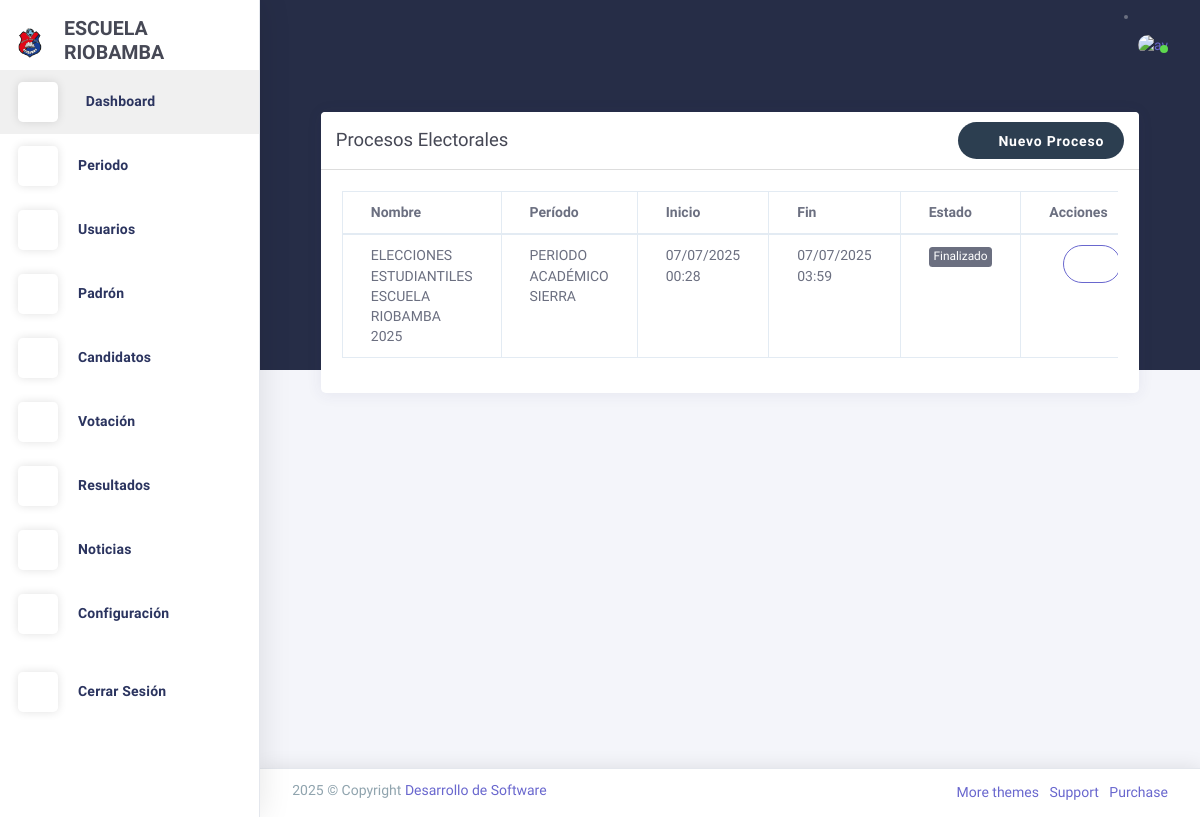
Before: /votacion/lista/ (signed in) with the older database file.
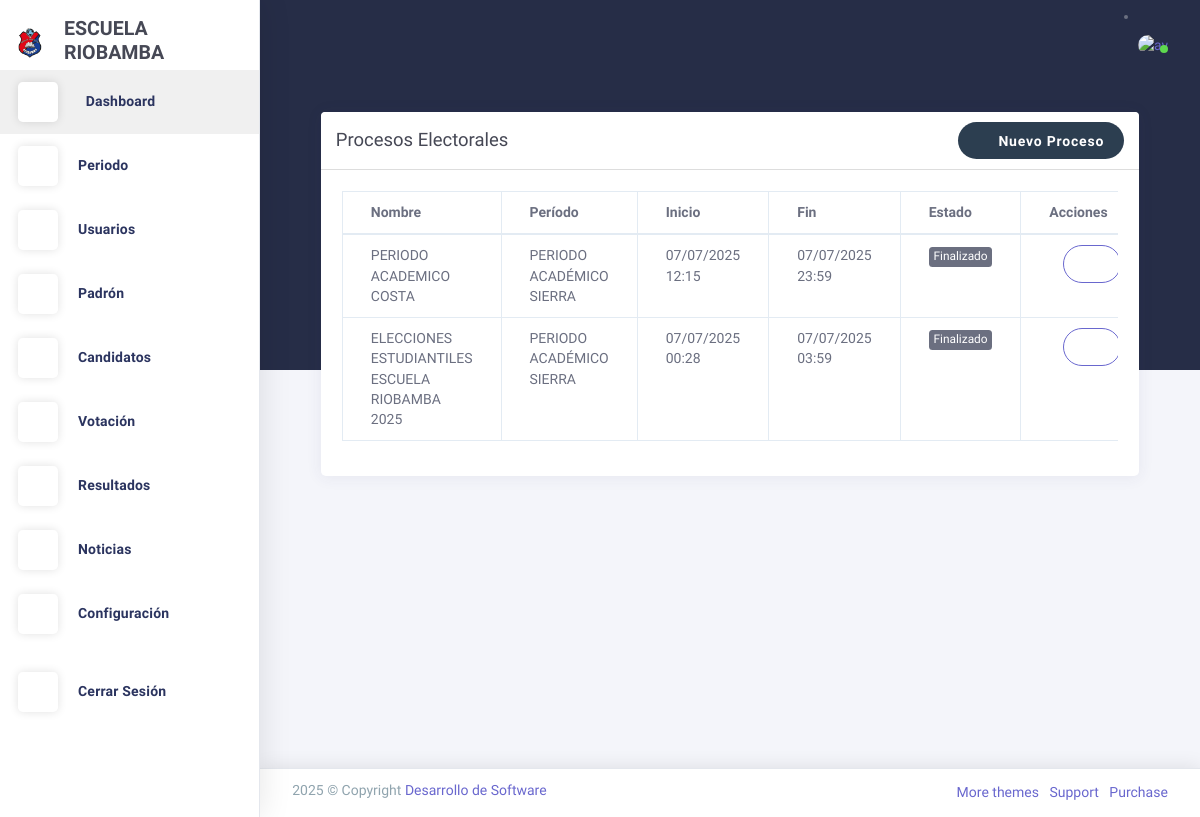
After: the same page with the newer database file.
### Aplicaciones/configuracion/models.py (models this page shows, shortened)
class LogoConfig(models.Model):
    logo_1 = models.ImageField(upload_to='logos/')
    logo_2 = models.ImageField(upload_to='logos/')
    iniciales = models.CharField(max_length=10)

### Aplicaciones/votacion/models.py (models this page shows, shortened)
class ProcesoElectoral(models.Model):
    nombre = models.CharField(max_length=200)
    periodo = models.ForeignKey(Periodo, on_delete=models.CASCADE)
    fecha = models.DateField(help_text='Fecha de las elecciones', default=timezone.now)
    hora_inicio = models.TimeField(help_text='Hora de inicio de las elecciones', default=timezone.datetime.strptime('08:00', '%H:%M').time())
    hora_fin = models.TimeField(help_text='Hora de finalización de las elecciones', default=timezone.datetime.strptime('17:00', '%H:%M').time())
    ESTADOS = [
        ('pendiente', 'Pendiente'),
        ('activo', 'Activo'),
        ('finalizado', 'Finalizado')
    ]
    estado = models.CharField(max_length=20, choices=ESTADOS, default='pendiente')
    descripcion = models.TextField(blank=True, null=True)
    created_at = models.DateTimeField(auto_now_add=True)
    updated_at = models.DateTimeField(auto_now=True)
    def _esta_en_rango_horario(self):
        ahora = timezone.localtime(timezone.now())
        print(f"\nVerificando horario para proceso: {self.nombre}")
        print(f"Hora actual (servidor): {ahora}")
        print(f"Fecha actual: {ahora.date()}")
        print(f"Hora actual: {ahora.time()}")
        print(f"Fecha proceso: {self.fecha}")
        print(f"Hora inicio: {self.hora_inicio}")
        print(f"Hora fin: {self.hora_fin}")
        if ahora.date() == self.fecha:
            print("Es el mismo día")
            if self.hora_inicio <= ahora.time() <= self.hora_fin:
                print("Está dentro del rango de horas")
                return True
            else:
                print("NO está dentro del rango de horas")
        else:
            print("NO es el mismo día")
        return False
    def actualizar_estado(self):
        ahora = timezone.localtime(timezone.now())
        if self._esta_en_rango_horario():
            self.estado = 'activo'
        elif ahora.date() < self.fecha:
            self.estado = 'pendiente'
        elif ahora.date() == self.fecha and ahora.time() < self.hora_inicio:
            self.estado = 'pendiente'
        else:
            self.estado = 'finalizado'
        print(f"Estado final para {self.nombre}: {self.estado}")
        self.save()

### Aplicaciones/periodo/models.py (models this page shows, shortened)
class Periodo(models.Model):
    nombre = models.CharField(max_length=100, unique=True)
    fecha_inicio = models.DateField()
    fecha_fin = models.DateField()
    ESTADOS = [
        ('activo', 'Activo'),
        ('inactivo', 'Inactivo')
    ]
    estado = models.CharField(max_length=10, choices=ESTADOS, default='activo')

### Aplicaciones/votacion/views.py (the view)
# urls.py: path('lista/', views.lista_procesos, name='lista_procesos'),
def lista_procesos(request):
    procesos = ProcesoElectoral.objects.all().order_by('-fecha', '-hora_inicio')
    for proceso in procesos:
        proceso.actualizar_estado()
    periodos = Periodo.objects.filter(estado__iexact='activo')
    return render(request, 'votacion/proceso/lista.html', {
        'procesos': procesos,
        'periodos': periodos,
        'titulo': 'Lista de Procesos Electorales'
    })

### Aplicaciones/configuracion/context_processors.py (called while the page is built)
def logo_config(request):
    return {'logo_config': LogoConfig.objects.first()}

### Aplicaciones/votacion/templates/votacion/proceso/lista.html (shortened to what this page needs)
{% extends "plantilla.html" %}
{% load static %}
{% block contenido %}
<div class="container mt-3">
    <div class="card">
        <div class="card-header bg-white d-flex justify-content-between align-items-center">
            <h4 class="mb-0">Procesos Electorales</h4>
            <a href="{% url 'votacion:iniciar_proceso' %}" class="btn btn-primary rounded-pill">
                <i class="la la-plus"></i> Nuevo Proceso
            </a>
        </div>
        <div class="card-body">
            {% if procesos %}
            <div class="table-responsive">
                <table class="table table-bordered">
                    <thead>
                        <tr>
                            <th>Nombre</th>
                            <th>Período</th>
                            <th>Inicio</th>
                            <th>Fin</th>
                            <th>Estado</th>
                            <th>Acciones</th>
                        </tr>
                    </thead>
                    <tbody>
                        {% for proceso in procesos %}
                        <tr>
                            <td>{{ proceso.nombre }}</td>
                            <td>{{ proceso.periodo.nombre }}</td>
                            <td>{{ proceso.fecha|date:'d/m/Y' }} {{ proceso.hora_inicio|time:'H:i' }}</td>
                            <td>{{ proceso.fecha|date:'d/m/Y' }} {{ proceso.hora_fin|time:'H:i' }}</td>
                            <td>
                                <span class="badge {% if proceso.estado == 'activo' %}badge-success{% elif proceso.estado == 'pendiente' %}badge-warning{% else %}badge-secondary{% endif %}">
                                    {{ proceso.get_estado_display }}
                                </span>
                            </td>
                            <td>
                                <div class="d-flex justify-content-center">
                                    <a href="{% url 'votacion:editar_proceso' proceso.id %}"
                                       class="btn btn-sm btn-outline-primary mx-1"
                                       title="Editar"
                                       data-toggle-tooltip="tooltip"
                                       data-placement="top">
                                        <i class="la la-edit"></i>
                                    </a>
                                </div>
                            </td>
                        </tr>
                        {% endfor %}
                    </tbody>
                </table>
            </div>
            {% endif %}
        </div>
    </div>
</div>
{% endblock %}

### Aplicaciones/administracion/templates/plantilla.html (shortened to what this page needs)
{% load static %}
<!DOCTYPE html>
<html class="loading" lang="en" data-textdirection="ltr">
  <head>
    <link href="https://maxcdn.icons8.com/fonts/line-awesome/1.1/css/line-awesome.min.css" rel="stylesheet">
    <link rel="stylesheet" type="text/css" href="{% static 'plantillas/theme-assets/css/vendors.css' %}">
    <link rel="stylesheet" type="text/css" href="{% static 'plantillas/theme-assets/vendors/css/charts/chartist.css' %}">
    <link rel="stylesheet" type="text/css" href="{% static 'plantillas/theme-assets/css/app-lite.css' %}">
    <link rel="stylesheet" type="text/css" href="{% static 'plantillas/theme-assets/css/core/menu/menu-types/vertical-menu.css' %}">
    <link rel="stylesheet" type="text/css" href="{% static 'plantillas/theme-assets/css/core/colors/palette-gradient.css' %}">
    <link rel="stylesheet" type="text/css" href="{% static 'plantillas/theme-assets/css/pages/dashboard-ecommerce.css' %}">
    <link rel="stylesheet" href="https://cdnjs.cloudflare.com/ajax/libs/font-awesome/6.5.2/css/all.min.css">
    <link rel="stylesheet" href="{% static 'css/style.css' %}">
    <link href="https://cdn.jsdelivr.net/npm/bootstrap-fileinput@5.5.0/css/fileinput.min.css" rel="stylesheet">
    <link rel="stylesheet" href="https://cdn.jsdelivr.net/npm/sweetalert2@11/dist/sweetalert2.min.css">
    <link rel="stylesheet" href="https://cdn.datatables.net/1.11.5/css/jquery.dataTables.min.css">
    <link rel="stylesheet" href="https://cdn.datatables.net/1.11.5/css/dataTables.bootstrap4.min.css">
    <link rel="stylesheet" href="https://cdn.datatables.net/buttons/2.2.2/css/buttons.dataTables.min.css">
    <link rel="stylesheet" href="https://cdn.datatables.net/buttons/2.2.2/css/buttons.bootstrap4.min.css">
  </head>
  <body class="vertical-layout vertical-menu 2-columns menu-expanded fixed-navbar" data-open="click" data-menu="vertical-menu" data-color="bg-chartbg" data-col="2-columns">
    <nav class="header-navbar navbar-expand-md navbar navbar-with-menu navbar-without-dd-arrow fixed-top navbar-semi-light">
      <div class="navbar-wrapper">
        <div class="navbar-container content">
          <div class="collapse navbar-collapse show" id="navbar-mobile">
            <ul class="nav navbar-nav mr-auto float-left">
              <li class="nav-item d-none d-md-block"><a class="nav-link nav-link-expand" href="#"><i class="ficon ft-maximize"></i></a></li>
            </ul>
              {% if user.is_authenticated %}
              <li class="dropdown dropdown-user nav-item">
                <a class="dropdown-toggle nav-link dropdown-user-link" href="#" data-toggle="dropdown">
                  <span class="avatar avatar-online">
                    <img src="{% if user.imagen %}{{ user.imagen.url }}{% else %}{% static 'plantillas/theme-assets/images/portrait/small/avatar-s-19.png' %}{% endif %}" alt="avatar">
                    <i></i>
                  </span>
                </a>
              </li>
              {% endif %}
          </div>
        </div>
      </div>
    </nav>
    <div class="main-menu menu-fixed menu-light menu-accordion menu-shadow" data-scroll-to-active="true" alt="LOGO MENU"
         data-img="{% if logo_config and logo_config.logo_2 %}{{ logo_config.logo_2.url }}{% else %}{% static 'images/logo1.png' %}{% endif %}">
      <div class="navbar-header">
        <ul class="nav navbar-nav flex-row">
          <li class="nav-item mr-auto">
            <a class="navbar-brand" href="">
              <img class="brand-logo" alt="LOGO FONDO"
                   src="{% if logo_config and logo_config.logo_1 %}{{ logo_config.logo_1.url }}{% else %}{% static 'images/logo1.png' %}{% endif %}"/>
              <h3 class="brand-text">
                {{ logo_config.iniciales|default:" " }}
              </h3>
            </a>
          </li>
        </ul>
      </div>
      <div class="main-menu-content">
        <ul class="navigation navigation-main" id="main-menu-navigation" data-menu="menu-navigation">
            <li class="active">
                <a href="{% url 'dashboard' %}"><i class="ft-home"></i>
                    <span class="menu-title" data-i18n="">Dashboard</span>
                </a>
            </li>
            <li class="nav-item">
              <a href="#"><i class="ft-bar-chart-2"></i><span class="menu-title" data-i18n="">Periodo</span></a>
            </li>
            <li class="nav-item">
              <a href="#"><i class="ft-users"></i><span class="menu-title" data-i18n="">Usuarios</span></a>
            </li>
            <li class="nav-item">
                <a href="#"><i class="ft-list"></i><span class="menu-title" data-i18n="">Padrón</span></a>
            </li>
            <li class="nav-item">
                <a href="#"><i class="ft-plus-circle"></i><span class="menu-title" data-i18n="">Candidatos</span></a>
            </li>
            <li class="nav-item">
                <a href="#"><i class="ft-check-circle"></i><span class="menu-title" data-i18n="">Votación</span></a>
            </li>
            <li class="nav-item">
                <a href="#"><i class="ft-bar-chart-2"></i><span class="menu-title" data-i18n="">Resultados</span></a>
            </li>
            <li class="nav-item">
              <a href="#">
                <i class="ft-activity"></i><span class="menu-title">Noticias</span>
              </a>
            </li>
            <li class="nav-item">
                  <a href="{% url 'configurar_logo' %}"><i class="ft-settings"></i><span class="menu-title" data-i18n="">Configuración</span></a>
            </li>
            <li class="nav-item mt-1">
              <a href="{% url 'administracion:index' %}">
              <i class="ft-power"></i><span class="menu-title">Cerrar Sesión</span>
              </a>
            </li>
        </ul>
      </div>
      <div class="navigation-background"></div>
    </div>
    <div class="app-content content">
      <div class="content-wrapper">
        <div class="content-body">
          <div class="container">
            {% block contenido %}{% endblock %}
          </div>
        </div>
      </div>
    </div>
    <footer class="footer footer-static footer-light navbar-border navbar-shadow">
      <div class="clearfix blue-grey lighten-2 text-sm-center mb-0 px-2">
        <span class="float-md-left d-block d-md-inline-block">2025  &copy; Copyright <a class="text-bold-800 grey darken-2" href="https://themeselection.com" target="_blank">Desarrollo de Software</a></span>
        <ul class="list-inline float-md-right d-block d-md-inline-blockd-none d-lg-block mb-0">
          <li class="list-inline-item"><a class="my-1" href="https://themeselection.com/" target="_blank"> More themes</a></li>
          <li class="list-inline-item"><a class="my-1" href="https://themeselection.com/support" target="_blank"> Support</a></li>
          <li class="list-inline-item"><a class="my-1" href="https://themeselection.com/products/chameleon-admin-modern-bootstrap-webapp-dashboard-html-template-ui-kit/" target="_blank"> Purchase</a></li>
        </ul>
      </div>
    </footer>
</body>
</html>

### sistema_voto_ue_riobamba/static/plantillas/theme-assets/css/core/menu/menu-types/vertical-menu.css (style rules this page uses)
body.vertical-layout.vertical-menu.menu-expanded .navbar-header { z-index: 999; float: left; width: 260px; }
body.vertical-layout.vertical-menu.menu-expanded .navbar .navbar-container { margin-left: 260px; }
body.vertical-layout.vertical-menu.menu-expanded .main-menu { width: 260px; -webkit-transition: 300ms ease all; -moz-transition: 300ms ease all; -o-transition: 300ms ease all; transition: 300ms ease all; -webkit-backface-visibility: hidden; -moz-backface-visibility: hidden; backface-visibility: hidden; }
body.vertical-layout.vertical-menu.menu-expanded .main-menu .navigation > li > a > i:before { font-size: 1.5rem; }
body.vertical-layout.vertical-menu.menu-expanded .main-menu .navigation > li > a > span { -webkit-transition: -webkit-transform .3s ease; -moz-transition: transform .3s ease, -moz-transform .3s ease; -o-transition: -o-transform .3s ease; transition: -webkit-transform .3s ease; transition: transform .3s ease; transition: transform .3s ease, -webkit-transform .3s ease, -moz-transform .3s ease, -o-transform .3s ease; }
body.vertical-layout.vertical-menu.menu-expanded .main-menu.menu-light .navigation > li > a > i { line-height: 40px; display: inline-block; width: 40px; height: 40px; margin-right: 20px; text-align: center; vertical-align: middle; border-radius: 12%; background: #fff; -webkit-box-shadow: 0 0 10px rgba(0, 0, 0, .12); box-shadow: 0 0 10px rgba(0, 0, 0, .12); }
body.vertical-layout.vertical-menu.menu-expanded .content, body.vertical-layout.vertical-menu.menu-expanded .footer { margin-left: 260px; }

### sistema_voto_ue_riobamba/static/plantillas/theme-assets/css/pages/dashboard-ecommerce.css (style rules this page uses)
.content .content-wrapper { padding-top: 0 !important; }

### sistema_voto_ue_riobamba/static/css/style.css (style rules this page uses)
.card-header { background-color: #f8f9fa; border-bottom: 1px solid #ddd; padding: 10px 15px; }
.btn { border-radius: 20px; padding: 8px 20px; font-size: 14px; font-weight: 600; }
.btn-primary { background-color: #2c3e50; border: none; }

### Aplicaciones/administracion/templates/plantilla.html (style rules this page uses)
.brand-text { display: flex; flex-direction: column; align-items: flex-start; line-height: 1.2; font-size: 1rem; white-space: normal; max-width: 150px; }
.navbar-brand { display: flex; align-items: center; gap: 10px; }
.brand-logo { max-width: 40px; height: auto; }

Changed rows visible on the page:
added ProcesoElectoral: nombre "PERIODO ACADEMICO COSTA", periodo.nombre "PERIODO ACADÉMICO SIERRA", fecha "07/07/2025", hora_inicio "12:15", hora_fin "23:59", estado "Finalizado"
